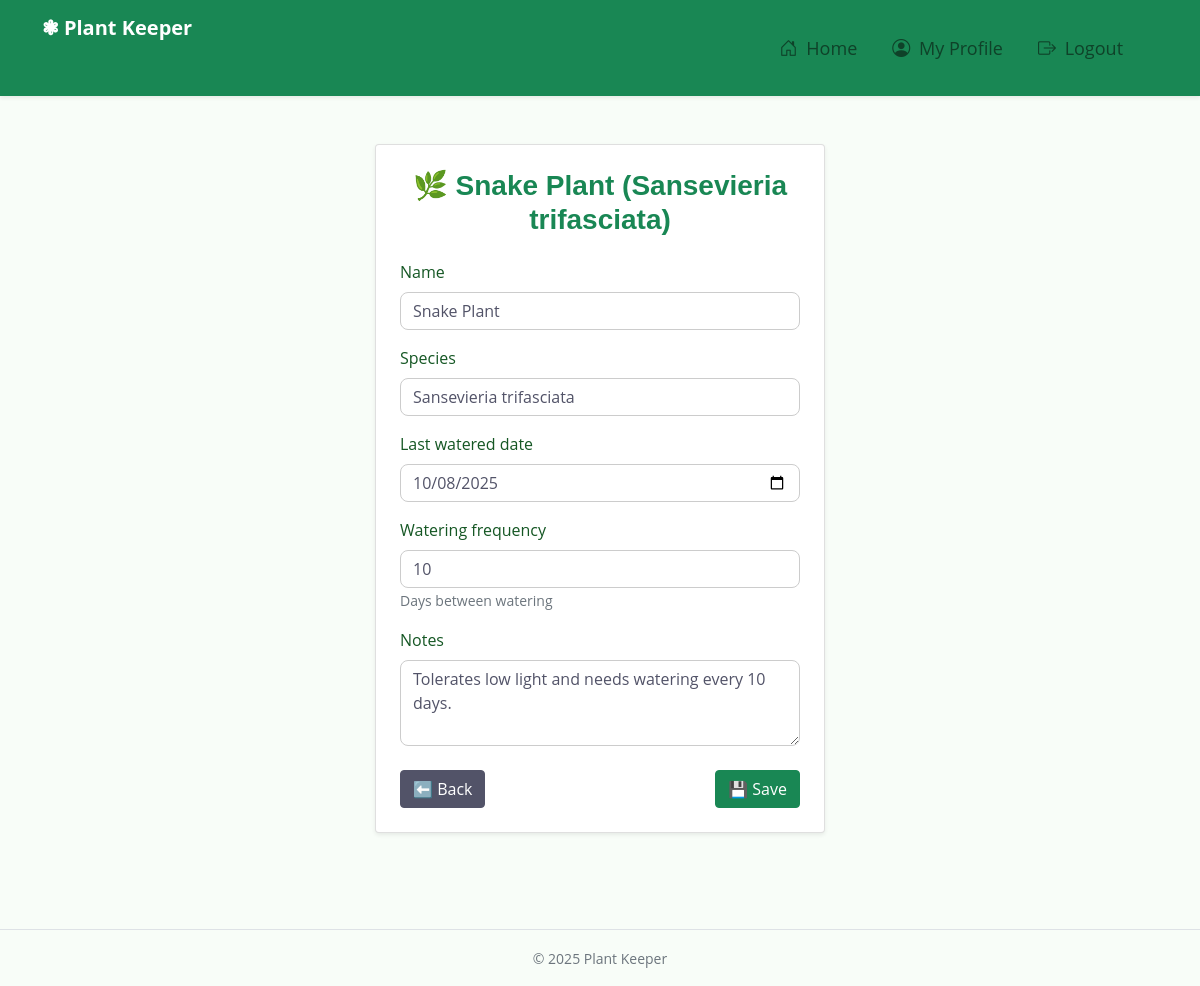
/plants/2/edit/ (signed in), run on the app's committed database.
### main_app/models.py (models this page shows, shortened)
class Plant(models.Model):
    name = models.CharField(max_length=100)
    species = models.CharField(max_length=100)
    date_added = models.DateField(auto_now_add=True)
    last_watered_date = models.DateField(blank=True, null=True)
    watering_frequency = models.IntegerField(
        default=7, help_text="Days between watering"
    )
    notes = models.TextField(blank=True)
    user = models.ForeignKey(User, on_delete=models.CASCADE)
    def __str__(self):
        return f"{self.name} ({self.species})"

### main_app/views.py (the view)
# urls.py: path("plants/<int:pk>/edit/", views.PlantUpdate.as_view(), name="plant_edit"),
class PlantUpdate(LoginRequiredMixin, UpdateView):
    model = Plant
    form_class = PlantForm
    template_name = "plants/form.html"
    success_url = reverse_lazy("plant_list")

### main_app/forms.py
class PlantForm(forms.ModelForm):
    class Meta:
        model = Plant
        fields = ["name", "species", "last_watered_date", "watering_frequency", "notes"]
        widgets = {
            "name": forms.TextInput(attrs={"class": "form-control"}),
            "species": forms.TextInput(attrs={"class": "form-control"}),
            "last_watered_date": forms.DateInput(
                attrs={"class": "form-control", "type": "date"}
            ),
            "watering_frequency": forms.NumberInput(attrs={"class": "form-control"}),
            "notes": forms.Textarea(attrs={"class": "form-control", "rows": 3}),
        }

### main_app/templates/plants/form.html (shortened to what this page needs)
{% extends "base.html" %}
{% block content %}
<div class="container py-5 d-flex justify-content-center">
  <div class="card shadow-sm p-4" style="max-width: 450px; width: 100%;">
    <h3 class="text-success text-center mb-4">
      🌿 {{ view.object|default:"Add New Plant" }}
    </h3>
    <form method="POST" novalidate>
      {% for field in form %}
        <div class="mb-3">
          <label class="form-label fw-semibold">{{ field.label }}</label>
          {{ field }}
          {% if field.help_text %}
            <small class="form-text text-muted">{{ field.help_text }}</small>
          {% endif %}
        </div>
      {% endfor %}
      <div class="d-flex justify-content-between align-items-center mt-4">
        <a href="{% url 'plant_list' %}" class="btn btn-secondary">⬅️ Back</a>
        <button type="submit" class="btn btn-success">💾 Save</button>
      </div>
    </form>
  </div>
</div>
{% endblock %}

### main_app/static/css/style.css (style rules this page uses)
:root { --primary: #348E38; --secondary: #525368; --light: #E8F5E9; --dark: #0F4229; }
h3, .h3, h4, .h4, .fw-medium { font-weight: 600 !important; }
.btn { transition: .5s; font-weight: 500; }
input, textarea, select { border-radius: 8px !important; border: 1px solid #ccc !important; width: 100%; padding: 8px; }
label.form-label { color: #155724; }
body { background-color: #f8fdf8; }

### data on the page
Plant: object "Snake Plant (Sansevieria trifasciata)", form "Snake Plant" "Sansevieria trifasciata" "10/08/2025" "10" "Tolerates low light and needs watering every 10 days."

### other printed values
{{ field.label }} "Name" "Species" "Last watered date" "Watering frequency" "Notes"
{{ field.help_text }} "Days between watering"
